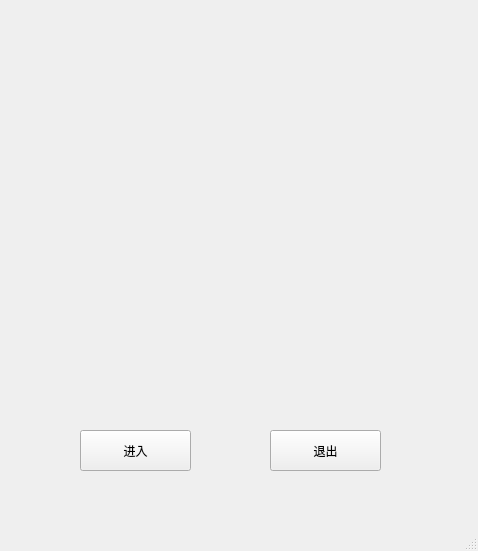
<?xml version="1.0" encoding="UTF-8"?>
<ui version="4.0">
 <class>MainWindow</class>
 <widget class="QMainWindow" name="MainWindow">
  <property name="geometry">
   <rect>
    <x>0</x>
    <y>0</y>
    <width>478</width>
    <height>551</height>
   </rect>
  </property>
  <property name="windowTitle">
   <string>MainWindow</string>
  </property>
  <property name="styleSheet">
   <string notr="true">font: 18pt &quot;楷体&quot;;</string>
  </property>
  <widget class="QWidget" name="centralwidget">
   <widget class="QPushButton" name="startBtn">
    <property name="geometry">
     <rect>
      <x>80</x>
      <y>430</y>
      <width>111</width>
      <height>41</height>
     </rect>
    </property>
    <property name="text">
     <string>进入</string>
    </property>
   </widget>
   <widget class="QPushButton" name="quitBtn">
    <property name="geometry">
     <rect>
      <x>270</x>
      <y>430</y>
      <width>111</width>
      <height>41</height>
     </rect>
    </property>
    <property name="text">
     <string>退出</string>
    </property>
   </widget>
  </widget>
  <widget class="QMenuBar" name="menubar">
   <property name="geometry">
    <rect>
     <x>0</x>
     <y>0</y>
     <width>478</width>
     <height>36</height>
    </rect>
   </property>
  </widget>
  <widget class="QStatusBar" name="statusbar"/>
 </widget>
 <resources/>
 <connections/>
</ui>
